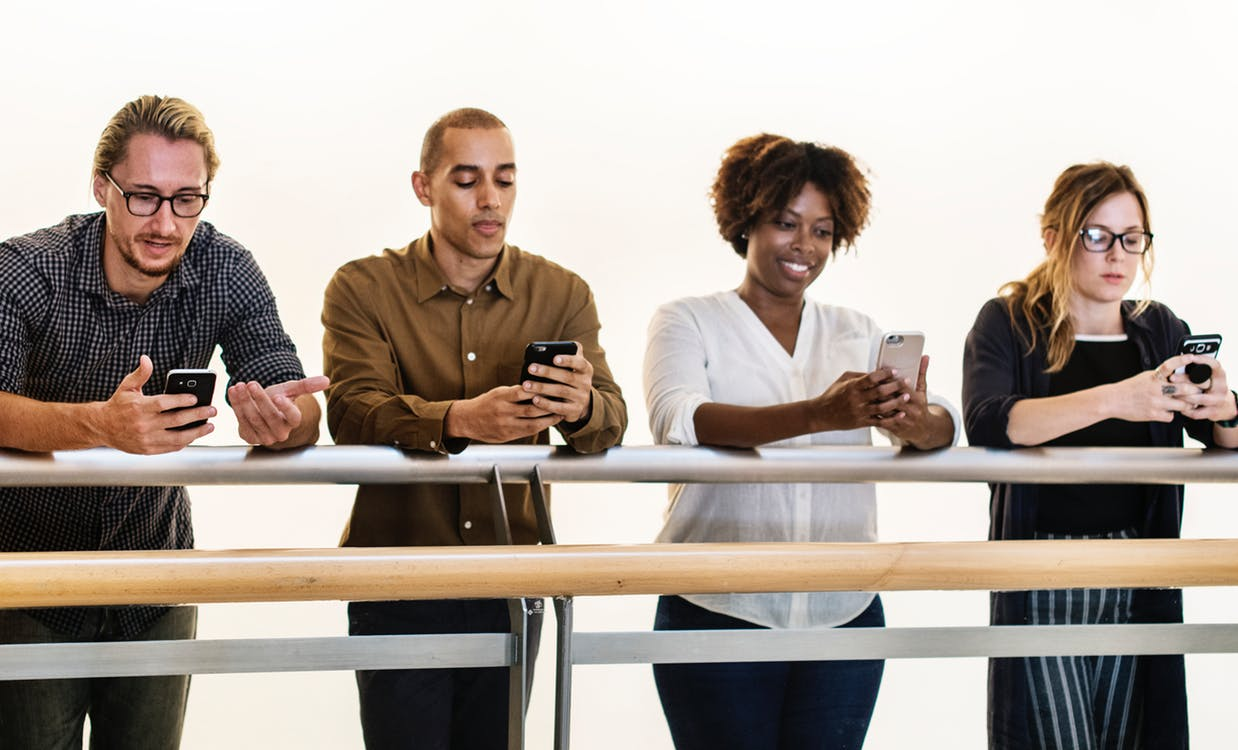
#> input picture people_with_phones.png, 1238 x 750 px, given in place of ., which was not available
$ python facedetc.py
#> lines starting #> are read from the running program, lines starting #| are printed output that depends on the picture; after the words box and inside, x2 and y2 are one past the last pixel; in counts of white or black regions, pixels touching at a corner belong together; pictures that were not available may be replaced by others from this repository, and a replacement may not be noted
import cv2
import sys
imagePath = input("Enter your image name!!!make sure it is in the same directory!!!: ")
#> the answer given: .
try:
	image = cv2.imread(imagePath)
#> image is the input picture: shape (750, 1238, 3); mean B, G, R 154.5, 163.1, 173.8
	gray = cv2.cvtColor(image, cv2.COLOR_BGR2GRAY)
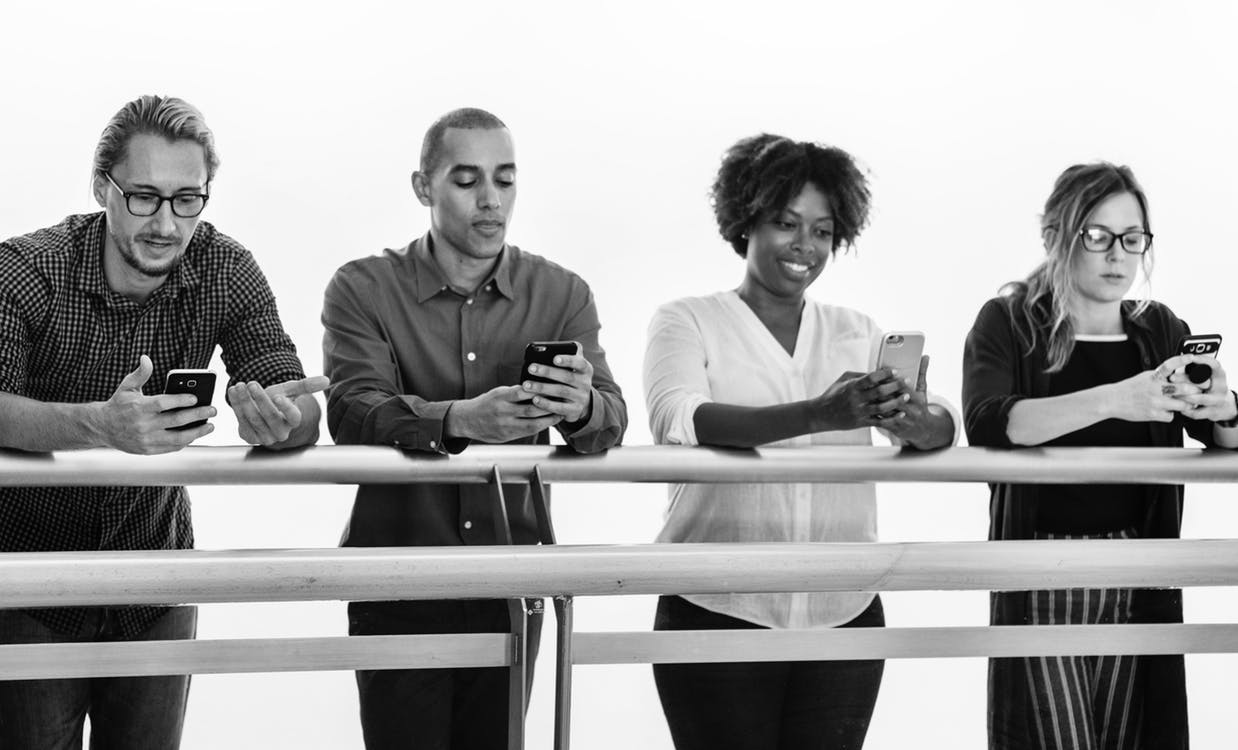
#> gray: shape (750, 1238); min 0, max 255, mean 165.3
except:
	print("Image not found\nmake sure its in the same folder")
	exit()
faceCascade = cv2.CascadeClassifier(cv2.data.haarcascades + "haarcascade_frontalface_default.xml")
yface = faceCascade.detectMultiScale(
    gray,
    scaleFactor=1.075,
    minNeighbors=3,
    minSize=(30, 30)
)
#> yface = [[432, 137, 108, 108], [762, 197, 83, 83], [1045, 197, 119, 119], [98, 149, 128, 128]]

print("[*] Found {0} Faces.".format(len(yface)))
#| [*] Found 4 Faces.

for (x, y, w, h) in yface:
    cv2.rectangle(image, (x, y), (x + w, y + h), (0, 0, 255), 2)
#> this loop made 4 passes
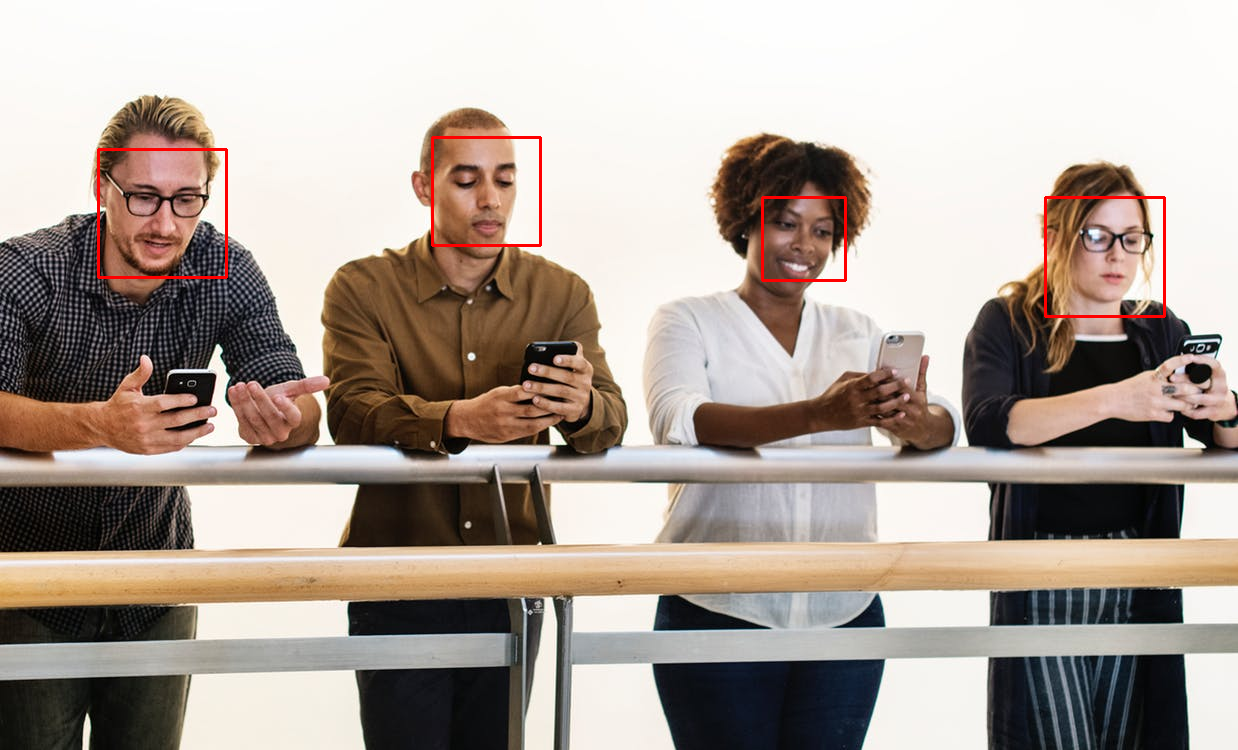
#> image: shape (750, 1238, 3); 0.56% of pixels changed, all inside (x1, y1, x2, y2) = (97, 136, 1166, 318)

abcd = cv2.imwrite(str(w) + str(h) +'_faces_detect.jpg', image)
print("[INFO] Image saved to system")

ask=input("Tell me if you to cut the face and store it[y/Y/YES/yes or n/N/no/NO]: ")
#> the answer given: y
if ask in ('y', 'yes', 'Y', 'YES'):
	print("Doing")
	for (x, y, w, h) in yface:
	    cv2.rectangle(image, (x, y), (x + w, y + h), (0, 0, 255), 2)
	    roi_color = image[y:y + h, x:x + w]
	    print("[INFO] Object found. Saving locally.")
	    cv2.imwrite(str(w) + str(h) + '_facesharssh.jpg',roi_color )
#> this loop made 4 passes
#| [INFO] Object found. Saving locally.
#| [INFO] Object found. Saving locally.
#| [INFO] Object found. Saving locally.
#| [INFO] Object found. Saving locally.
#> pass 1, `roi_color = image[y:y + h, x:x + w]`:
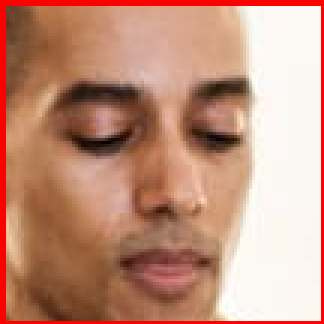
#> roi_color: shape (108, 108, 3) (shown 3 times larger); mean B, G, R 124.1, 144.8, 195.3
#> pass 2, `roi_color = image[y:y + h, x:x + w]`:
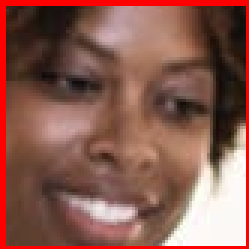
#> roi_color: shape (83, 83, 3) (shown 3 times larger); mean B, G, R 80, 91, 138
#> pass 3, `roi_color = image[y:y + h, x:x + w]`:
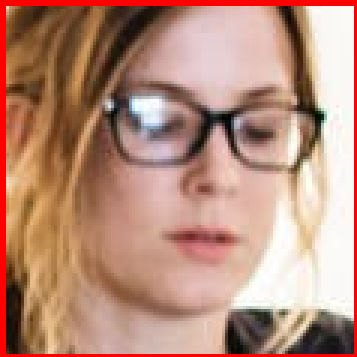
#> roi_color: shape (119, 119, 3) (shown 3 times larger); mean B, G, R 122.5, 140.5, 184.7


elif ask in ('N', 'NO', 'n', 'no'):
	print("ok your choise")

else:
	print("Invalid option")
